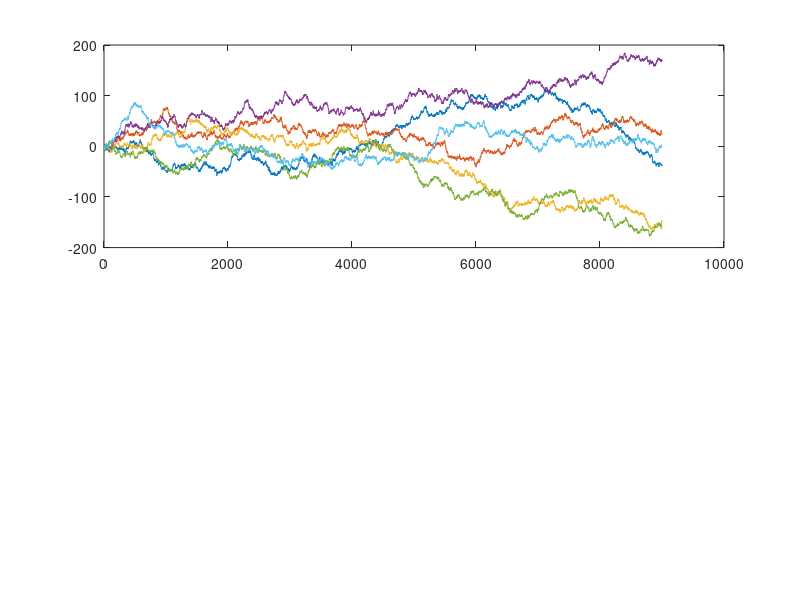

Here is the MATLAB script that generated this plot:
clc;
clear all;
N=9000;
randn('seed',14);
w=randn(6,N);
y(1:6,1)=w(:,1);
for i=2:N
y(:,i)=y(:,i-1)+w(:,i);
end
subplot(2,1,1)
t=1:N;
plot(t,y(:,t))
